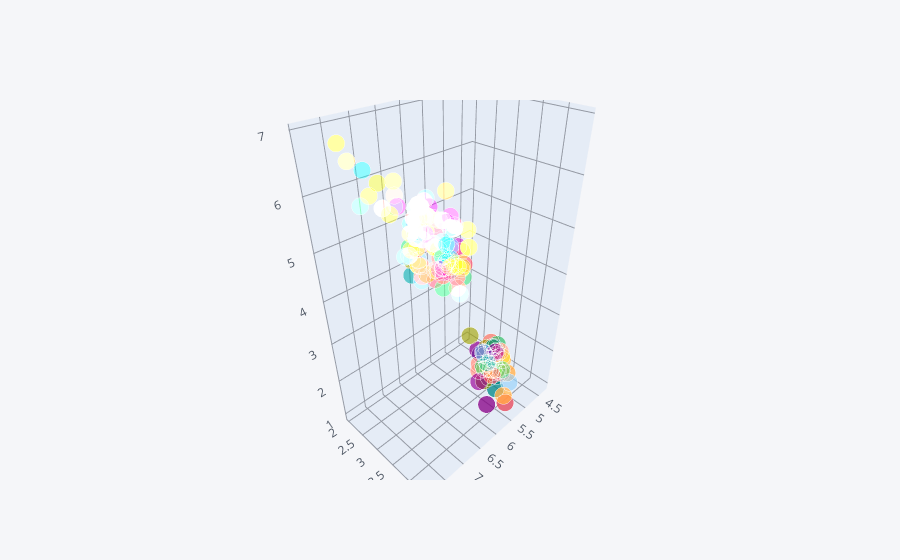

Notebook source saved alongside this figure:
### Code cell
df.iplot(kind='scatter3d',x='SepalLengthCm',y='SepalWidthCm',z='PetalLengthCm')

### Figure 1 — Plotly figure (JSON) as saved in the notebook; plotly's stock layout.template omitted (floating-point values rounded to 4 significant figures; data arrays with more than 128 entries replaced by an {"elided": "..."} marker saying what was removed)
{"data": [{"marker": {"color": {"elided": "150 str values"}, "opacity": 0.8, "size": {"elided": "150 int values"}, "symbol": "circle"}, "mode": "markers", "text": {"elided": "150 str values"}, "type": "scatter3d", "x": {"elided": "150 float values"}, "y": {"elided": "150 float values"}, "z": {"elided": "150 float values"}}], "layout": {"legend": {"bgcolor": "#F5F6F9", "font": {"color": "#4D5663"}}, "paper_bgcolor": "#F5F6F9", "plot_bgcolor": "#F5F6F9", "scene": {"xaxis": {"gridcolor": "#9499A3", "showgrid": true, "tickfont": {"color": "#4D5663"}, "title": {"font": {"color": "#4D5663"}, "text": ""}, "zerolinecolor": "#9499A3"}, "yaxis": {"gridcolor": "#9499A3", "showgrid": true, "tickfont": {"color": "#4D5663"}, "title": {"font": {"color": "#4D5663"}, "text": ""}, "zerolinecolor": "#9499A3"}, "zaxis": {"gridcolor": "#9499A3", "showgrid": true, "tickfont": {"color": "#4D5663"}, "title": {"font": {"color": "#4D5663"}, "text": ""}, "zerolinecolor": "#9499A3"}}, "title": {"font": {"color": "#4D5663"}}}}
